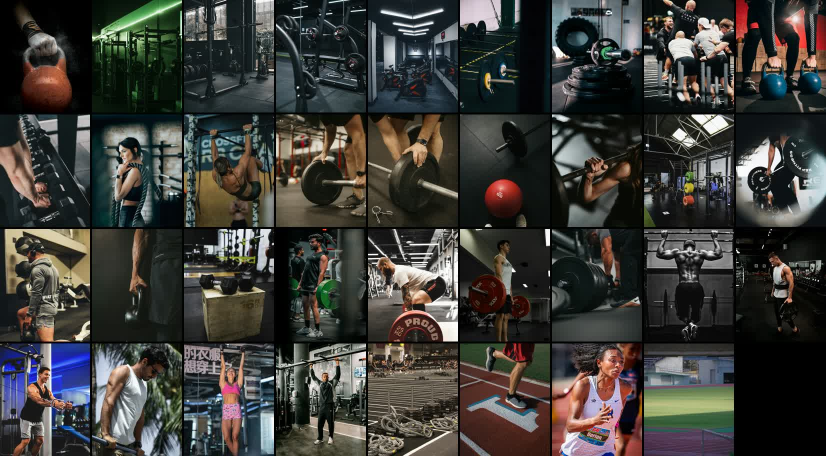
#> input picture social/stock/contact-sheet.jpg, 1652 x 912 px (shown at 1/2 size)
$ python -i render.py   (imports and definitions only)
#> lines starting #> are read from the running program, lines starting #| are printed output that depends on the picture
#!/usr/bin/env python3
"""
Planlete social carousel renderer.
Tokens below are lifted directly from src/index.css and tailwind.config.js.
"""
from PIL import Image, ImageDraw, ImageFont, ImageChops
import functools, os, random

F = os.path.join(os.path.dirname(os.path.abspath(__file__)), "fonts") + os.sep

# ============================================================
# BRAND — from index.css :root and @layer base
# ============================================================
BRAND = {
    "bg":      "#050505",   # --brand-bg
    "fg":      "#FAFAFA",   # body color
    "volt":    "#D4FF00",   # --accent / --primary (72 100% 50%)
    "card":    "#121212",   # --card   0 0% 7%
    "muted":   "#1F1F1F",   # --muted  0 0% 12%
    "border":  "#2E2E2E",   # --border 0 0% 18%
    "dim":     "#A3A3A3",   # --muted-foreground / .text-overline
    "name":    "PLANLETE",
    "handle":  "@planlete",
    "url":     "planlete.co.uk",
}
RADIUS = 0               # --radius: 0rem
GRAIN_OPACITY = 0.06     # .grain::before
TRACK_DISPLAY = -0.04    # .font-display letter-spacing
TRACK_OVERLINE = 0.22    # .text-overline letter-spacing
LH_DISPLAY = 0.92        # .font-display line-height

W, H = 1080, 1350
M = 84

# Cabinet Grotesk is Fontshare-only and unreachable from this environment.
# index.css declares Manrope as its fallback, so that is what we use.
DISP = "Manrope-800.ttf"
BODY = "Manrope-400.ttf"
BODYM = "Manrope-500.ttf"
BODYB = "Manrope-700.ttf"
MONO = "JBMono-Medium.ttf"
MONOB = "JBMono-Bold.ttf"


# The original static weights lived in the chat sandbox. Locally we use the Google Fonts
# variable files and pin the weight axis, so the names above still resolve.
VARIABLE = {
    "Manrope-800.ttf": ("Manrope.ttf", 800),
    "Manrope-400.ttf": ("Manrope.ttf", 400),
    "Manrope-500.ttf": ("Manrope.ttf", 500),
    "Manrope-700.ttf": ("Manrope.ttf", 700),
    "JBMono-Medium.ttf": ("JetBrainsMono.ttf", 500),
    "JBMono-Bold.ttf": ("JetBrainsMono.ttf", 700),
}


# [16 lines left out: functions font, tracked, not called in this run]


def tracked_width(draw, text, fnt, track):
    return sum(draw.textlength(c, font=fnt) + fnt.size * track for c in text)


# [13 lines left out: function wrap_tracked, not called in this run]


def wrap(draw, text, fnt, max_w):
    return wrap_tracked(draw, text, fnt, max_w, 0)


# [21 lines left out: functions fit_display, grain, not called in this run]


class Slide:
    def __init__(self, volt_ground=False):
#> called with volt_ground = False
        self.volt = volt_ground
        self.bg = BRAND["volt"] if volt_ground else BRAND["bg"]
        self.fg = BRAND["bg"] if volt_ground else BRAND["fg"]
        self.sec = BRAND["bg"] if volt_ground else BRAND["dim"]
        self.acc = BRAND["bg"] if volt_ground else BRAND["volt"]
        self.rule = BRAND["bg"] if volt_ground else BRAND["border"]
        self.img = Image.new("RGB", (W, H), self.bg)
#> self.img: PIL image 1080x1350 RGB; every value is 5
        self.d = ImageDraw.Draw(self.img)

    def overline(self, text, y=104):
        tracked(self.d, (M, y), text.upper(), font(MONO, 25), self.acc, TRACK_OVERLINE)

    # [45 lines left out: functions headline, para, bignum, rows, plan, not called in this run]

    def shot(self, path, y_top=250, caption=None, label=None):
        """Place a real app screenshot. Hard-edged volt rule, per --radius: 0."""
#> called with path = '../stock/contact-sheet.jpg', y_top = 250
        im = Image.open(path).convert("RGB")
#> im is the input picture: PIL image 1652x912 RGB; mean R, G, B 61.4, 60.7, 56.9
        ar = im.height / im.width
#> ar = 0.552
        if ar > 1.6:
            # tall phone capture — sits right, text runs down the left gutter
            h = 900
            w = int(h / ar)
            x = W - M - w
            im = im.resize((w, h), Image.LANCZOS)
            self.img.paste(im, (x, y_top))
            self.d.rectangle([x - 2, y_top - 2, x + w + 1, y_top + h + 1],
                             outline=self.acc, width=3)
            if label:
                tracked(self.d, (M, y_top + 4), label.upper(),
                        font(MONO, 23), self.acc, TRACK_OVERLINE)
            if caption:
                fnt = font(BODYM, 36)
                yy = y_top + 60
                for ln in wrap(self.d, caption, fnt, x - M - 50):
                    self.d.text((M, yy), ln, font=fnt, fill=self.fg)
                    yy += 36 * 1.35
        else:
            # cropped detail band — full width
            w = W - 2 * M
            h = int(w * ar)
#> h = 503
            im = im.resize((w, h), Image.LANCZOS)
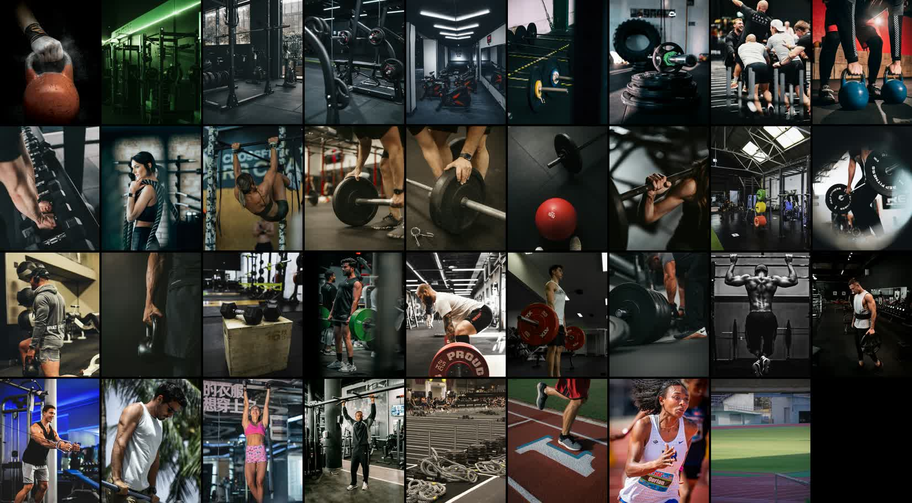
#> im: PIL image 912x503 RGB; mean R, G, B 61.4, 60.8, 56.9
            self.img.paste(im, (M, y_top))
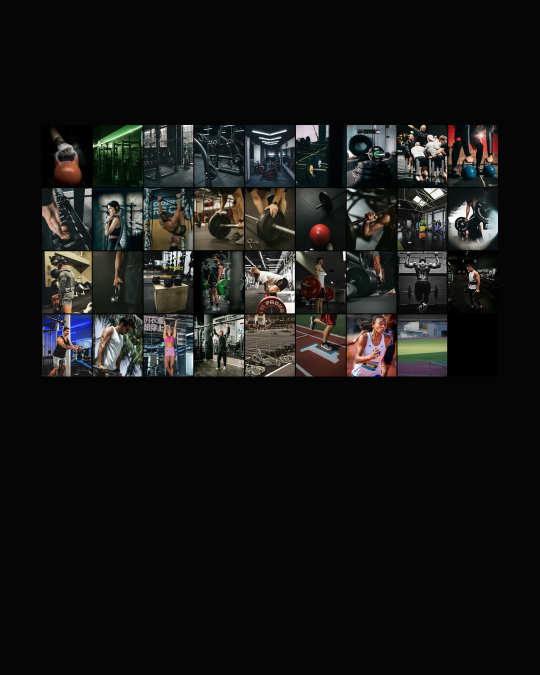
#> self.img: PIL image 1080x1350 RGB (shown at 1/2 size); mean R, G, B 22.8, 22.6, 21.3
            self.d.rectangle([M - 2, y_top - 2, M + w + 1, y_top + h + 1],
                             outline=self.acc, width=3)
            if caption:
                self.para(caption, y_top + h + 44, size=38, colour=self.fg,
                          fname=BODYM)
        return self

    # [315 lines left out: functions app_mock, _icon, phone, lockup, footer_top, footer, not called in this run]

    def save(self, path):
        (self.img if self.volt else grain(self.img)).save(path, "PNG")


# [87 lines left out: function build, not called in this run]

>>> result = Slide().shot('../stock/contact-sheet.jpg')
